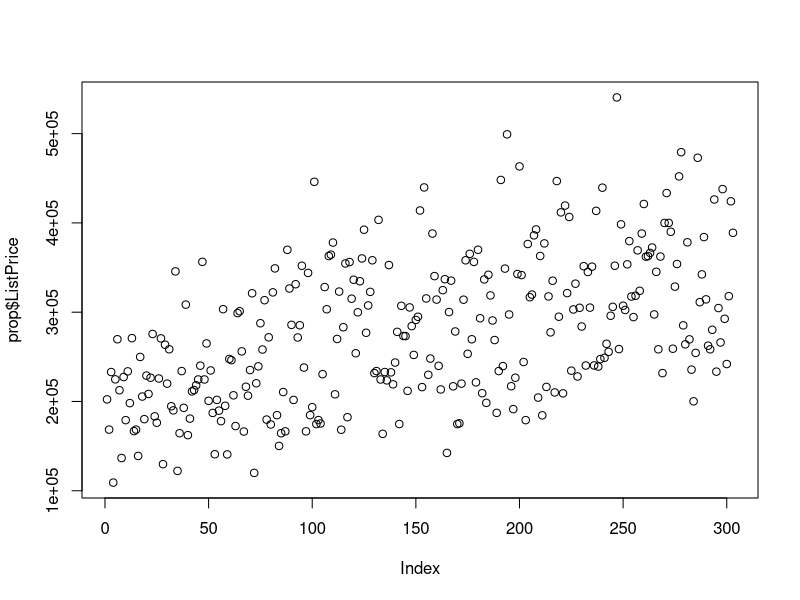
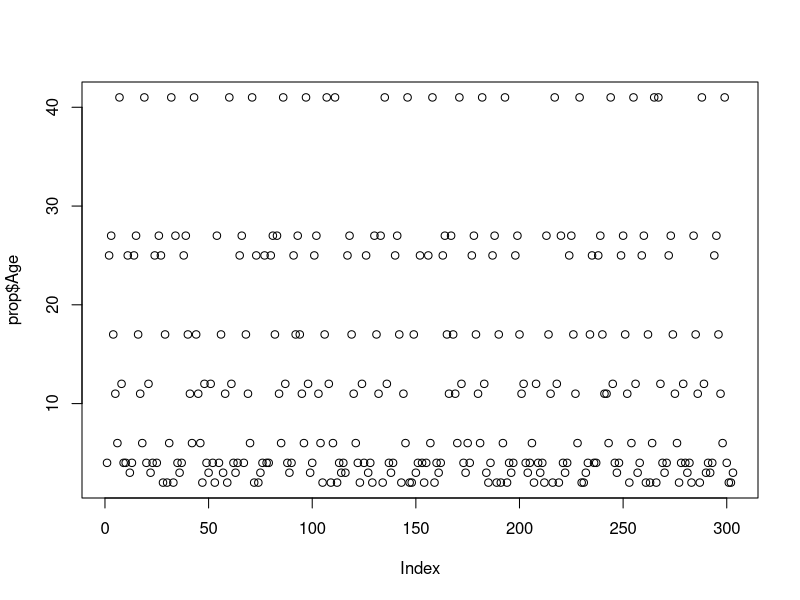
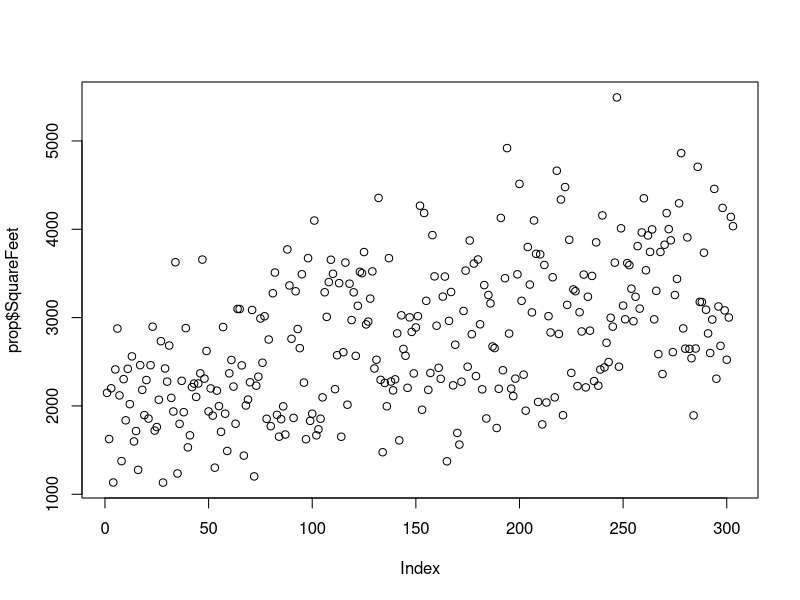
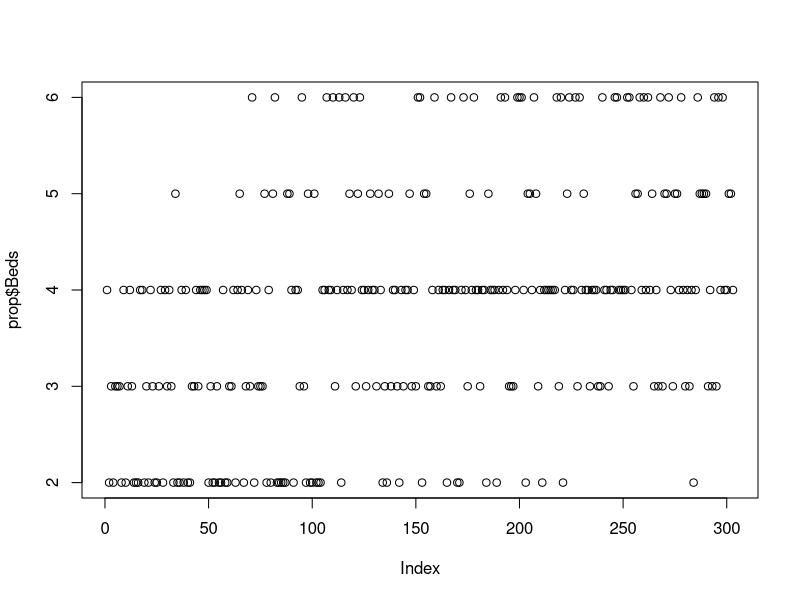
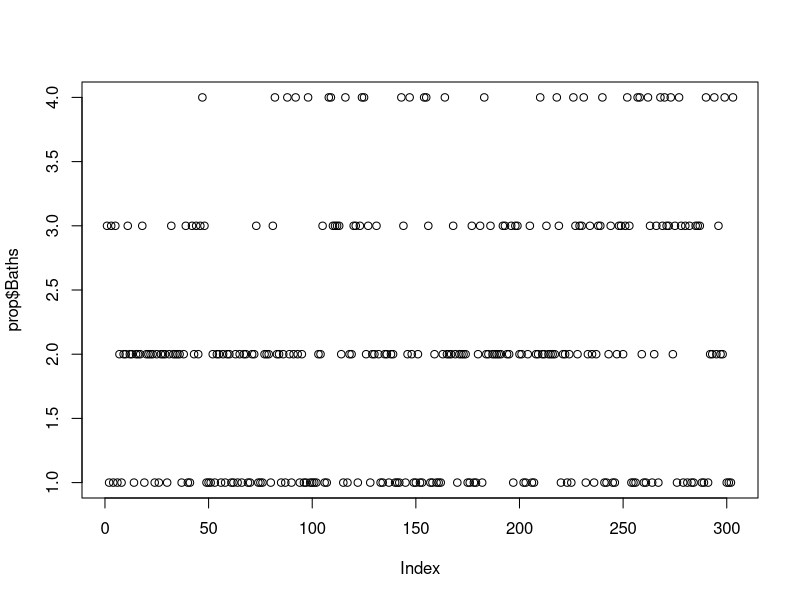
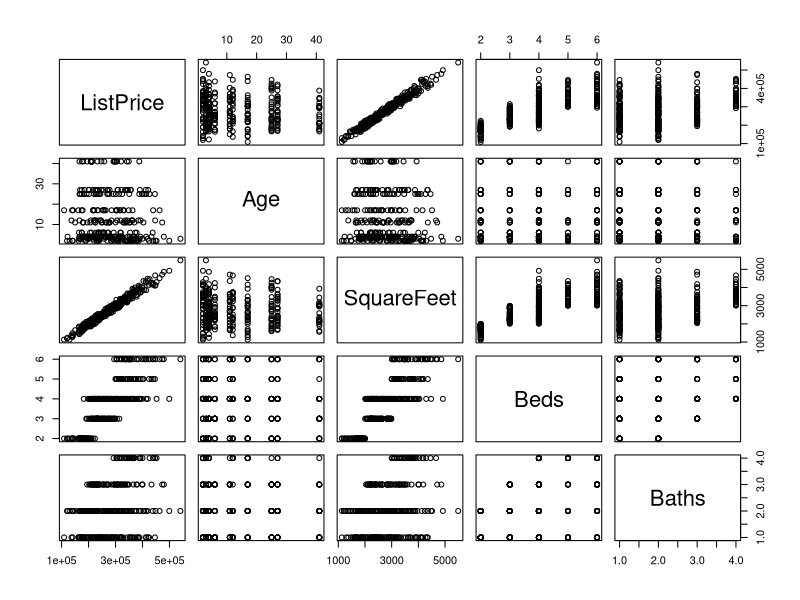
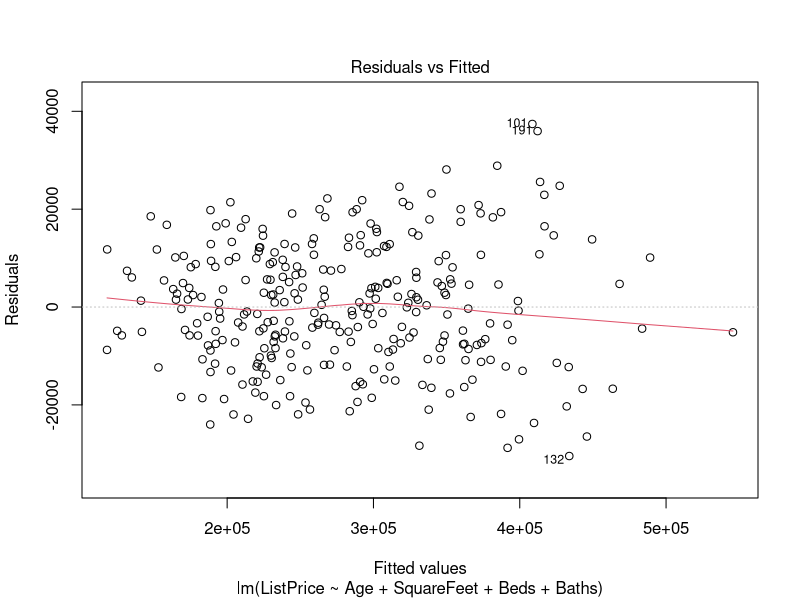
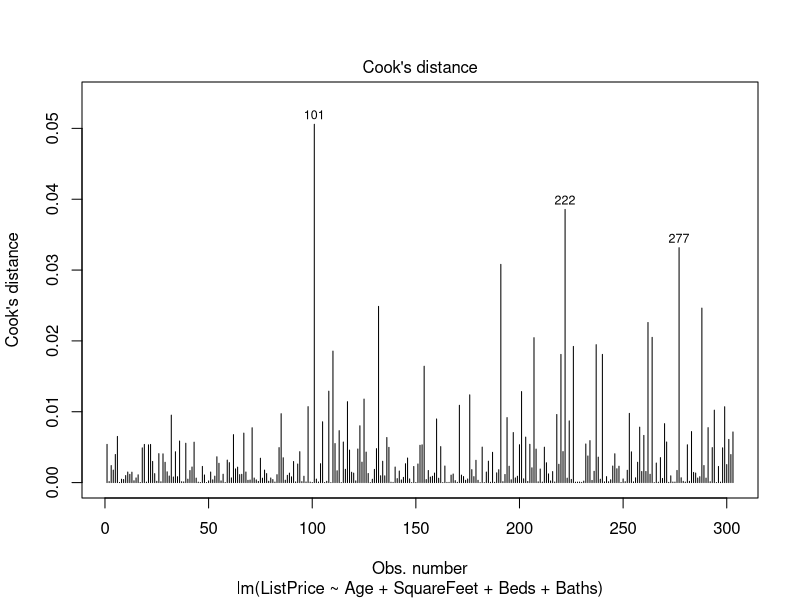

Here is the R script that generated these plots, in order:
## ---- chunk 1
library(car)
setwd("/Users/andrewhu/Documents/GitHub/Machine-Learning/Class Practice/Assignment 1-Linear Regression Practice")

prop <- read.csv("Property.csv")
summary(prop)
## ---- chunk 2
plot(prop$ListPrice)
plot(prop$Age)
plot(prop$SquareFeet)
plot(prop$Beds)
plot(prop$Baths)

pairs(~ListPrice +Age + SquareFeet +Beds + Baths, prop)
## ---- chunk 3
round(cor(prop$ListPrice,prop$Age),digits = 2)
round(cor(prop$ListPrice,prop$SquareFeet),digits = 2)
round(cor(prop$ListPrice,prop$Beds),digits = 2)
round(cor(prop$ListPrice,prop$Baths),digits = 2)
round(cor(prop$Age,prop$SquareFeet),digits = 2)
round(cor(prop$Age,prop$Beds),digits = 2)
round(cor(prop$SquareFeet,prop$Beds),digits = 2)
round(cor(prop$SquareFeet,prop$Baths),digits = 2)
round(cor(prop$Beds,prop$Baths),digits = 2)
## ---- chunk 4
fit1 = lm(prop$ListPrice~prop$Age)
fit2 = lm(prop$ListPrice~prop$SquareFeet)
fit3 = lm(prop$ListPrice~prop$Beds)
fit4 = lm(prop$ListPrice~prop$Baths)
## ---- chunk 5
cor(prop$ListPrice,prop$Age)^2
cor(prop$ListPrice,prop$SquareFeet)^2
cor(prop$ListPrice,prop$Beds)^2
cor(prop$ListPrice,prop$Baths)^2
## ---- chunk 6
confint(fit2, level=0.95)
## ---- chunk 7
fit5= lm(ListPrice~Age+SquareFeet+Beds+Baths, prop)
## ---- chunk 8
predict(fit5, data.frame(Age=2, SquareFeet=1500, Beds=2,Baths=1), interval= "prediction", level=.99)
## ---- chunk 9
plot(fit5,1) #no
## ---- chunk 10
plot(fit5,4)
## ---- chunk 11
car::vif(fit5)
